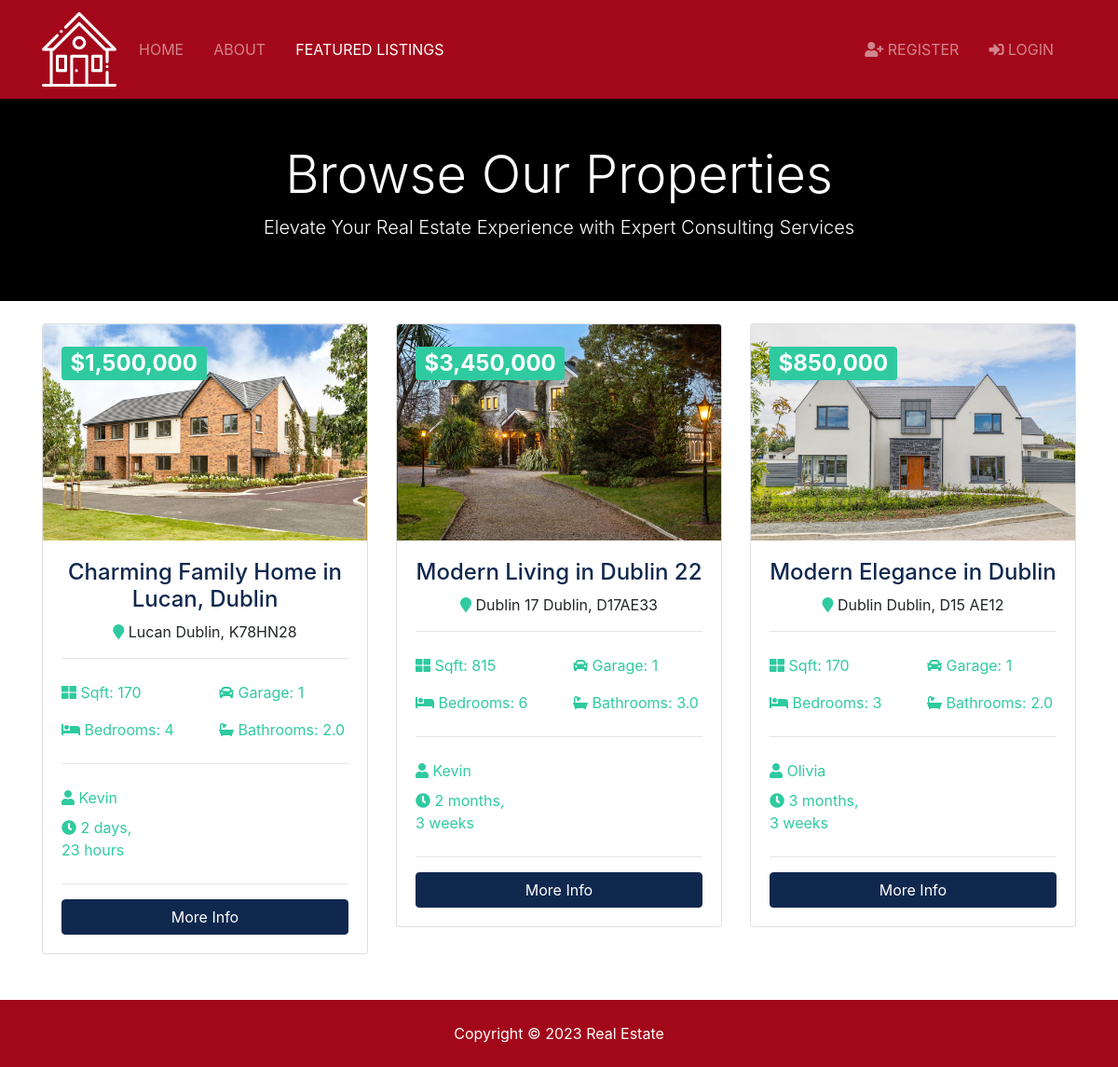
/listings/, run on the app's committed database.
### listings/models.py (models this page shows, shortened)
class Listing(models.Model):
  realtor = models.ForeignKey(Realtor, on_delete=models.DO_NOTHING)
  title = models.CharField(max_length=200)
  address = models.CharField(max_length=200)
  city = models.CharField(max_length=100)
  state = models.CharField(max_length=100)
  zipcode = models.CharField(max_length=20)
  description = models.TextField(blank=True)
  price = models.IntegerField()
  bedrooms = models.IntegerField()
  bathrooms = models.DecimalField(max_digits=2, decimal_places=1)
  garage = models.IntegerField(default=0)
  sqft = models.IntegerField()
  lot_size = models.DecimalField(max_digits=5, decimal_places=1)
  photo_main = models.ImageField(upload_to='photos/%Y/%m/%d/')
  photo_1 = models.ImageField(upload_to='photos/%Y/%m/%d/', blank=True)
  photo_2 = models.ImageField(upload_to='photos/%Y/%m/%d/', blank=True)
  photo_3 = models.ImageField(upload_to='photos/%Y/%m/%d/', blank=True)
  photo_4 = models.ImageField(upload_to='photos/%Y/%m/%d/', blank=True)
  photo_5 = models.ImageField(upload_to='photos/%Y/%m/%d/', blank=True)
  photo_6 = models.ImageField(upload_to='photos/%Y/%m/%d/', blank=True)
  is_published = models.BooleanField(default=True)
  list_date = models.DateTimeField(default=datetime.now, blank=True)

### realtors/models.py (models this page shows)
class Realtor(models.Model):
  name = models.CharField(max_length=200)
  photo = models.ImageField(upload_to='photos/%Y/%m/%d/')
  description = models.TextField(blank=True)
  phone = models.CharField(max_length=20)
  email = models.CharField(max_length=50)
  is_mvp = models.BooleanField(default=False)
  hire_date = models.DateTimeField(default=datetime.now, blank=True)
  def __str__(self):
    return self.name

### listings/views.py (the view)
# urls.py: path('', views.index, name='listings'),
def index(request):
  listings = Listing.objects.order_by('-list_date').filter(is_published=True)
  paginator = Paginator(listings, 6)
  page = request.GET.get('page')
  paged_listings = paginator.get_page(page)
  context = {
    'listings': paged_listings
  }
  return render(request, 'listings/listings.html', context)

### templates/listings/listings.html (shortened to what this page needs)
{% extends 'base.html' %}
{% load humanize %}
{% block content %}
<section id="showcase-inner" class="py-5 text-white">
    <div class="container">
      <div class="row text-center">
        <div class="col-md-12">
          <h1 class="display-4">Browse Our Properties</h1>
          <p class="lead">Elevate Your Real Estate Experience with Expert Consulting Services
          </p>
        </div>
      </div>
    </div>
  </section>
  <section id="listings" class="py-4">
    <div class="container">
      <div class="row">
        {% if listings %}
          {% for listing in listings %}
          <div class="col-md-6 col-lg-4 mb-4">
              <div class="card listing-preview">
                <img class="card-img-top" src="{{ listing.photo_main.url }}" alt="">
                <div class="card-img-overlay">
                  <h2>
                    <span class="badge badge-secondary text-white">${{ listing.price | intcomma }}</span>
                  </h2>
                </div>
                <div class="card-body">
                  <div class="listing-heading text-center">
                    <h4 class="text-primary">{{ listing.title }}</h4>
                    <p>
                      <i class="fas fa-map-marker text-secondary"></i> {{ listing.city }} {{ listing.state }}, {{ listing.zipcode }}</p>
                  </div>
                  <hr>
                  <div class="row py-2 text-secondary">
                    <div class="col-6">
                      <i class="fas fa-th-large"></i> Sqft: {{ listing.sqft }}</div>
                    <div class="col-6">
                      <i class="fas fa-car"></i> Garage: {{ listing.garage }}</div>
                  </div>
                  <div class="row py-2 text-secondary">
                    <div class="col-6">
                      <i class="fas fa-bed"></i> Bedrooms: {{ listing.bedrooms }}</div>
                    <div class="col-6">
                      <i class="fas fa-bath"></i> Bathrooms: {{ listing.bathrooms }}</div>
                  </div>
                  <hr>
                  <div class="row py-2 text-secondary">
                    <div class="col-12">
                      <i class="fas fa-user"></i> {{ listing.realtor }}</div>
                  </div>
                  <div class="row text-secondary pb-2">
                    <div class="col-6">
                      <i class="fas fa-clock"></i> {{ listing.list_date | timesince }}</div>
                  </div>
                  <hr>
                  <a href="{% url 'listing' listing.id %}" class="btn btn-primary btn-block">More Info</a>
                </div>
              </div>
            </div>
          {% endfor %}
        {% else %}
          <div class="col-md-12">
            <p>No Listings Available</p>
          </div>
        {% endif %}
      </div>
      <div class="row">
        <div class="col-md-12">
        </div>
      </div>
    </div>
  </section>
{% endblock %}

### realestate/static/css/all.css (style rules this page uses)
.fa, .fas, .far, .fal, .fab { -moz-osx-font-smoothing: grayscale; -webkit-font-smoothing: antialiased; display: inline-block; font-style: normal; font-variant: normal; text-rendering: auto; line-height: 1; }
.fa-bath:before { content: "\f2cd"; }
.fa-bed:before { content: "\f236"; }
.fa-car:before { content: "\f1b9"; }
.fa-clock:before { content: "\f017"; }
.fa-map-marker:before { content: "\f041"; }
.fa-th-large:before { content: "\f009"; }
.fa-user:before { content: "\f007"; }
.fa, .fas { font-family: 'Font Awesome 5 Free'; font-weight: 900; }

### realestate/static/css/style.css (style rules this page uses)
img { width: 100%; }
#showcase-inner { background: url(../img/building.jpg) no-repeat top center fixed/cover; position: relative; overflow: hidden; min-height: 200px; }
#showcase-inner::before { content: ''; position: absolute; top: 0; left: 0; min-height: 100%; width: 100%; background: rgba(32, 134, 107, 0.8); }
.listing-preview a { position: relative; }

### templates/listings/listings.html (style rules this page uses)
#showcase-inner::before { background: rgb(0 0 0 / 100%); }

### data on the page
Listing: photo_main (picture), price "1,500,000", title "Charming Family Home in Lucan, Dublin", city "Lucan", state "Dublin", zipcode "K78HN28", sqft "170", garage "1", bedrooms "4", bathrooms "2.0", realtor "Kevin", list_date "2 days, 23 hours"
Listing: photo_main (picture), price "3,450,000", title "Modern Living in Dublin 22", city "Dublin 17", state "Dublin", zipcode "D17AE33", sqft "815", garage "1", bedrooms "6", bathrooms "3.0", realtor "Kevin", list_date "2 months, 3 weeks"
Listing: photo_main (picture), price "850,000", title "Modern Elegance in Dublin", city "Dublin", state "Dublin", zipcode "D15 AE12", sqft "170", garage "1", bedrooms "3", bathrooms "2.0", realtor "Olivia", list_date "3 months, 3 weeks"
